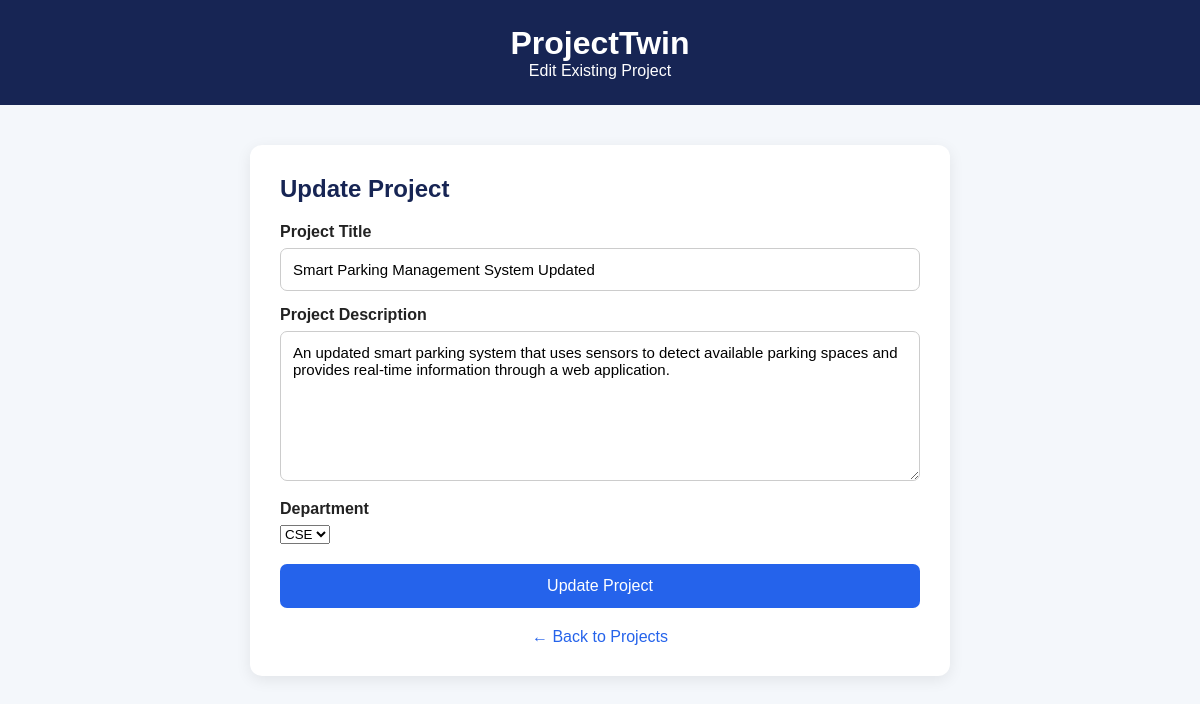
Screenshot of /edit-project/4 with the database file from the repository.
### tables this page shows
CREATE TABLE projects (
            id INTEGER PRIMARY KEY AUTOINCREMENT,
            title TEXT NOT NULL,
            description TEXT NOT NULL
        , department TEXT DEFAULT 'CSE');

### app.py (the view, shortened to what this page needs)
@app.route("/edit-project/<int:project_id>", methods=["GET", "POST"])
def edit_project(project_id):
    projects = get_projects()
    project = None
    for item in projects:
        if item[0] == project_id:
            project = item
            break
    if project is None:
        return "Project not found"
    return render_template(
        "edit_project.html",
        project=project
    )

### database.py (called while the page is built)
def get_projects():
    connection = sqlite3.connect(DATABASE)
    cursor = connection.cursor()
    cursor.execute(
        "SELECT id, title, description, department FROM projects"
    )
    projects = cursor.fetchall()
    connection.close()
    return projects

### templates/edit_project.html (shortened to what this page needs)
<!DOCTYPE html>
<html lang="en">
<head>
</head>
<body>
    <div class="header">
        <h1>ProjectTwin</h1>
        <p>Edit Existing Project</p>
    </div>
    <div class="container">
        <div class="card">
            <h2>Update Project</h2>
            <form method="POST">
                <label for="title">Project Title</label>
                <input
                    type="text"
                    id="title"
                    name="title"
                    value="{{ project[1] }}"
                    required
                >
                <label for="description">Project Description</label>
                <textarea
                    id="description"
                    name="description"
                    required
                >{{ project[2] }}</textarea>
                <label for="department">Department</label>
<select name="department" id="department" required>
    <option value="CSE" {% if project[3] == "CSE" %}selected{% endif %}>CSE</option>
</select>
                <button type="submit">
                    Update Project
                </button>
            </form>
            <a href="/projects" class="back">
                ← Back to Projects
            </a>
        </div>
    </div>
</body>
</html>

### templates/edit_project.html (style rules this page uses)
* { box-sizing: border-box; margin: 0; padding: 0; font-family: Arial, sans-serif; }
body { background: #f4f7fb; color: #222; }
.header { background: #172554; color: white; padding: 25px; text-align: center; }
.container { width: 90%; max-width: 700px; margin: 40px auto; }
.card { background: white; padding: 30px; border-radius: 12px; box-shadow: 0 4px 15px rgba(0, 0, 0, 0.08); }
h2 { color: #172554; margin-bottom: 20px; }
label { display: block; font-weight: bold; margin: 15px 0 7px; }
input, textarea { width: 100%; padding: 12px; border: 1px solid #ccc; border-radius: 7px; font-size: 15px; }
textarea { height: 150px; resize: vertical; }
button { width: 100%; margin-top: 20px; padding: 13px; border: none; border-radius: 7px; background: #2563eb; color: white; font-size: 16px; cursor: pointer; }
.back { display: block; text-align: center; margin-top: 20px; color: #2563eb; text-decoration: none; }

### rows the page displays
projects: title "Smart Parking Management System Updated", description "An updated smart parking system that uses sensors to detect available parking spaces and provides real-time information through a web application.", department "CSE"
